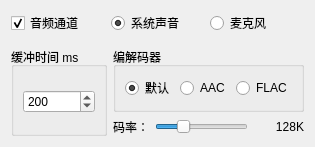
            <widget class="CardWidget" name="CardWidget_7">
             <property name="sizePolicy">
              <sizepolicy hsizetype="Preferred" vsizetype="Fixed">
               <horstretch>0</horstretch>
               <verstretch>0</verstretch>
              </sizepolicy>
             </property>
             <layout class="QVBoxLayout" name="verticalLayout_21">
              <item>
               <layout class="QHBoxLayout" name="horizontalLayout_15">
                <item>
                 <widget class="CheckBox" name="enable_audio">
                  <property name="sizePolicy">
                   <sizepolicy hsizetype="Minimum" vsizetype="Fixed">
                    <horstretch>0</horstretch>
                    <verstretch>0</verstretch>
                   </sizepolicy>
                  </property>
                  <property name="sizeIncrement">
                   <size>
                    <width>0</width>
                    <height>0</height>
                   </size>
                  </property>
                  <property name="acceptDrops">
                   <bool>false</bool>
                  </property>
                  <property name="toolTip">
                   <string>--record</string>
                  </property>
                  <property name="layoutDirection">
                   <enum>Qt::LeftToRight</enum>
                  </property>
                  <property name="text">
                   <string>音频通道</string>
                  </property>
                  <property name="checked">
                   <bool>true</bool>
                  </property>
                 </widget>
                </item>
                <item>
                 <widget class="RadioButton" name="audio_source_output">
                  <property name="text">
                   <string>系统声音</string>
                  </property>
                  <property name="checked">
                   <bool>true</bool>
                  </property>
                 </widget>
                </item>
                <item>
                 <widget class="RadioButton" name="audio_source_mic">
                  <property name="text">
                   <string>麦克风</string>
                  </property>
                 </widget>
                </item>
               </layout>
              </item>
              <item>
               <widget class="HorizontalSeparator" name="HorizontalSeparator"/>
              </item>
              <item>
               <layout class="QHBoxLayout" name="horizontalLayout_16">
                <item>
                 <widget class="QGroupBox" name="groupBox_9">
                  <property name="enabled">
                   <bool>true</bool>
                  </property>
                  <property name="title">
                   <string>缓冲时间 ms</string>
                  </property>
                  <property name="checkable">
                   <bool>false</bool>
                  </property>
                  <property name="checked">
                   <bool>false</bool>
                  </property>
                  <layout class="QVBoxLayout" name="verticalLayout_22">
                   <property name="bottomMargin">
                    <number>5</number>
                   </property>
                   <item>
                    <widget class="QSpinBox" name="audio_buffer">
                     <property name="minimum">
                      <number>0</number>
                     </property>
                     <property name="maximum">
                      <number>100000</number>
                     </property>
                     <property name="singleStep">
                      <number>50</number>
                     </property>
                     <property name="value">
                      <number>200</number>
                     </property>
                    </widget>
                   </item>
                  </layout>
                 </widget>
                </item>
                <item>
                 <layout class="QVBoxLayout" name="verticalLayout_23">
                  <item>
                   <widget class="QGroupBox" name="groupBox_10">
                    <property name="enabled">
                     <bool>true</bool>
                    </property>
                    <property name="title">
                     <string>编解码器</string>
                    </property>
                    <property name="checkable">
                     <bool>false</bool>
                    </property>
                    <property name="checked">
                     <bool>false</bool>
                    </property>
                    <layout class="QHBoxLayout" name="horizontalLayout_17">
                     <item>
                      <widget class="RadioButton" name="audio_opus">
                       <property name="text">
                        <string>默认</string>
                       </property>
                       <property name="checked">
                        <bool>true</bool>
                       </property>
                      </widget>
                     </item>
                     <item>
                      <widget class="RadioButton" name="audio_aac">
                       <property name="text">
                        <string>AAC</string>
                       </property>
                      </widget>
                     </item>
                     <item>
                      <widget class="RadioButton" name="audio_flac">
                       <property name="text">
                        <string>FLAC</string>
                       </property>
                      </widget>
                     </item>
                    </layout>
                   </widget>
                  </item>
                  <item>
                   <layout class="QHBoxLayout" name="horizontalLayout_18">
                    <item>
                     <widget class="QLabel" name="label_10">
                      <property name="styleSheet">
                       <string notr="true">font: 10pt &quot;微软雅黑&quot;;</string>
                      </property>
                      <property name="text">
                       <string>码率：</string>
                      </property>
                     </widget>
                    </item>
                    <item>
                     <widget class="Slider" name="audio_bit_slider">
                      <property name="minimum">
                       <number>5</number>
                      </property>
                      <property name="singleStep">
                       <number>10</number>
                      </property>
                      <property name="value">
                       <number>30</number>
                      </property>
                      <property name="orientation">
                       <enum>Qt::Horizontal</enum>
                      </property>
                     </widget>
                    </item>
                    <item>
                     <widget class="QLabel" name="audio_bit">
                      <property name="sizePolicy">
                       <sizepolicy hsizetype="Preferred" vsizetype="Preferred">
                        <horstretch>0</horstretch>
                        <verstretch>0</verstretch>
                       </sizepolicy>
                      </property>
                      <property name="minimumSize">
                       <size>
                        <width>50</width>
                        <height>0</height>
                       </size>
                      </property>
                      <property name="styleSheet">
                       <string notr="true">font: 10pt &quot;微软雅黑&quot;;</string>
                      </property>
                      <property name="text">
                       <string>128K</string>
                      </property>
                      <property name="alignment">
                       <set>Qt::AlignRight|Qt::AlignTrailing|Qt::AlignVCenter</set>
                      </property>
                     </widget>
                    </item>
                   </layout>
                  </item>
                 </layout>
                </item>
               </layout>
              </item>
             </layout>
            </widget>
